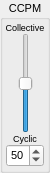
          <widget class="QGroupBox" name="ccpmPitchMixingBox">
           <property name="enabled">
            <bool>true</bool>
           </property>
           <property name="sizePolicy">
            <sizepolicy hsizetype="Fixed" vsizetype="Expanding">
             <horstretch>0</horstretch>
             <verstretch>0</verstretch>
            </sizepolicy>
           </property>
           <property name="minimumSize">
            <size>
             <width>50</width>
             <height>100</height>
            </size>
           </property>
           <property name="maximumSize">
            <size>
             <width>50</width>
             <height>600</height>
            </size>
           </property>
           <property name="font">
            <font>
             <pointsize>8</pointsize>
            </font>
           </property>
           <property name="title">
            <string>CCPM</string>
           </property>
           <property name="alignment">
            <set>Qt::AlignCenter</set>
           </property>
           <layout class="QVBoxLayout" name="verticalLayout_4">
            <property name="spacing">
             <number>0</number>
            </property>
            <property name="margin">
             <number>3</number>
            </property>
            <item>
             <widget class="QLabel" name="label_15">
              <property name="enabled">
               <bool>true</bool>
              </property>
              <property name="font">
               <font>
                <pointsize>7</pointsize>
               </font>
              </property>
              <property name="text">
               <string>Collective</string>
              </property>
              <property name="scaledContents">
               <bool>true</bool>
              </property>
              <property name="alignment">
               <set>Qt::AlignCenter</set>
              </property>
             </widget>
            </item>
            <item>
             <layout class="QHBoxLayout" name="horizontalLayout">
              <item>
               <spacer name="horizontalSpacer_3">
                <property name="orientation">
                 <enum>Qt::Horizontal</enum>
                </property>
                <property name="sizeHint" stdset="0">
                 <size>
                  <width>5</width>
                  <height>25</height>
                 </size>
                </property>
               </spacer>
              </item>
              <item>
               <widget class="QSlider" name="ccpmCollectiveSlider">
                <property name="enabled">
                 <bool>true</bool>
                </property>
                <property name="sizePolicy">
                 <sizepolicy hsizetype="Fixed" vsizetype="Expanding">
                  <horstretch>0</horstretch>
                  <verstretch>0</verstretch>
                 </sizepolicy>
                </property>
                <property name="minimumSize">
                 <size>
                  <width>0</width>
                  <height>100</height>
                 </size>
                </property>
                <property name="maximum">
                 <number>100</number>
                </property>
                <property name="singleStep">
                 <number>5</number>
                </property>
                <property name="value">
                 <number>50</number>
                </property>
                <property name="orientation">
                 <enum>Qt::Vertical</enum>
                </property>
               </widget>
              </item>
              <item>
               <spacer name="horizontalSpacer_2">
                <property name="orientation">
                 <enum>Qt::Horizontal</enum>
                </property>
                <property name="sizeHint" stdset="0">
                 <size>
                  <width>5</width>
                  <height>25</height>
                 </size>
                </property>
               </spacer>
              </item>
             </layout>
            </item>
            <item>
             <widget class="QLabel" name="label_16">
              <property name="enabled">
               <bool>true</bool>
              </property>
              <property name="font">
               <font>
                <pointsize>7</pointsize>
               </font>
              </property>
              <property name="text">
               <string>Cyclic</string>
              </property>
              <property name="alignment">
               <set>Qt::AlignCenter</set>
              </property>
             </widget>
            </item>
            <item>
             <widget class="QSpinBox" name="ccpmCollectivespinBox">
              <property name="maximum">
               <number>100</number>
              </property>
              <property name="singleStep">
               <number>5</number>
              </property>
              <property name="value">
               <number>50</number>
              </property>
             </widget>
            </item>
           </layout>
          </widget>
